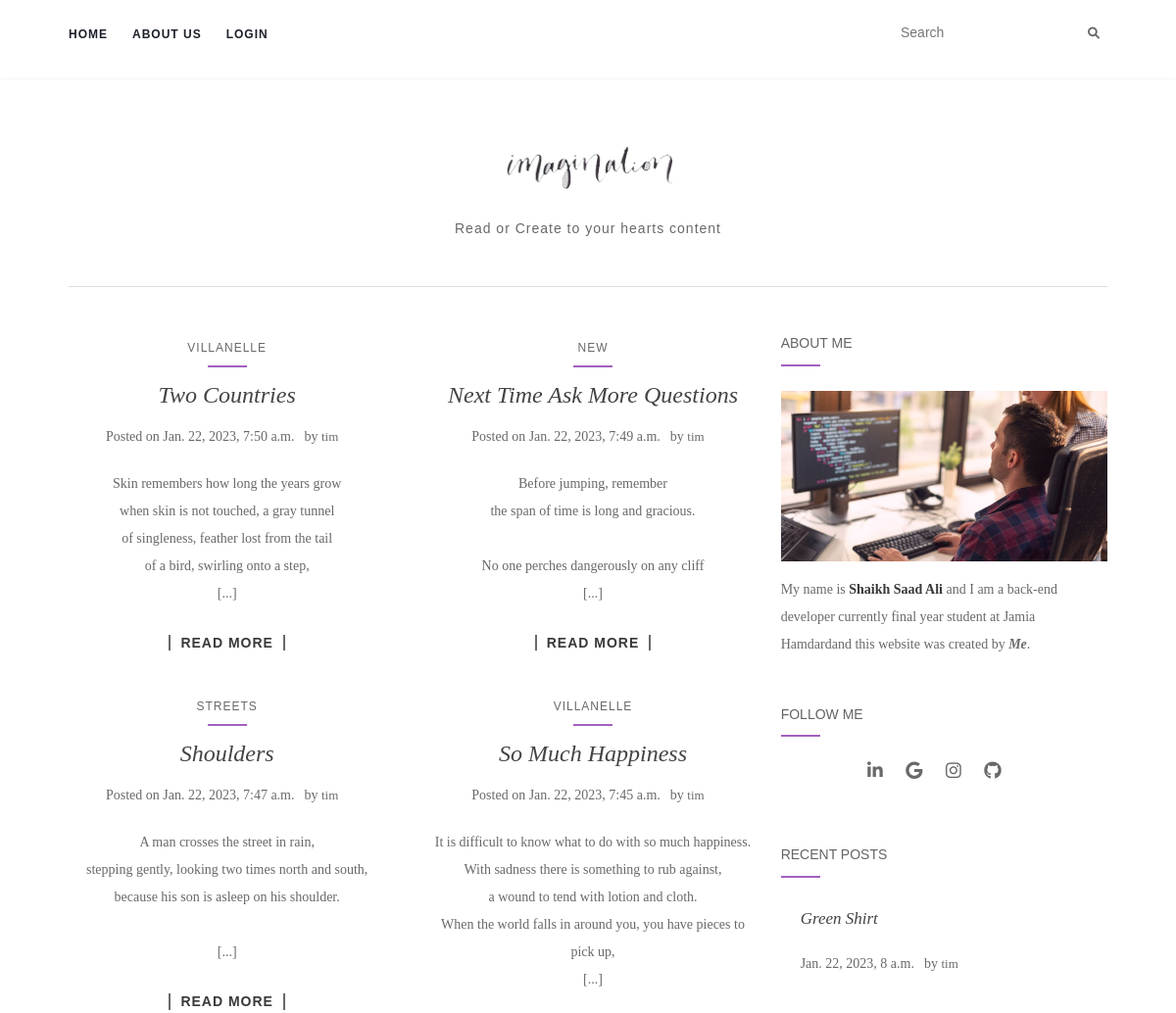
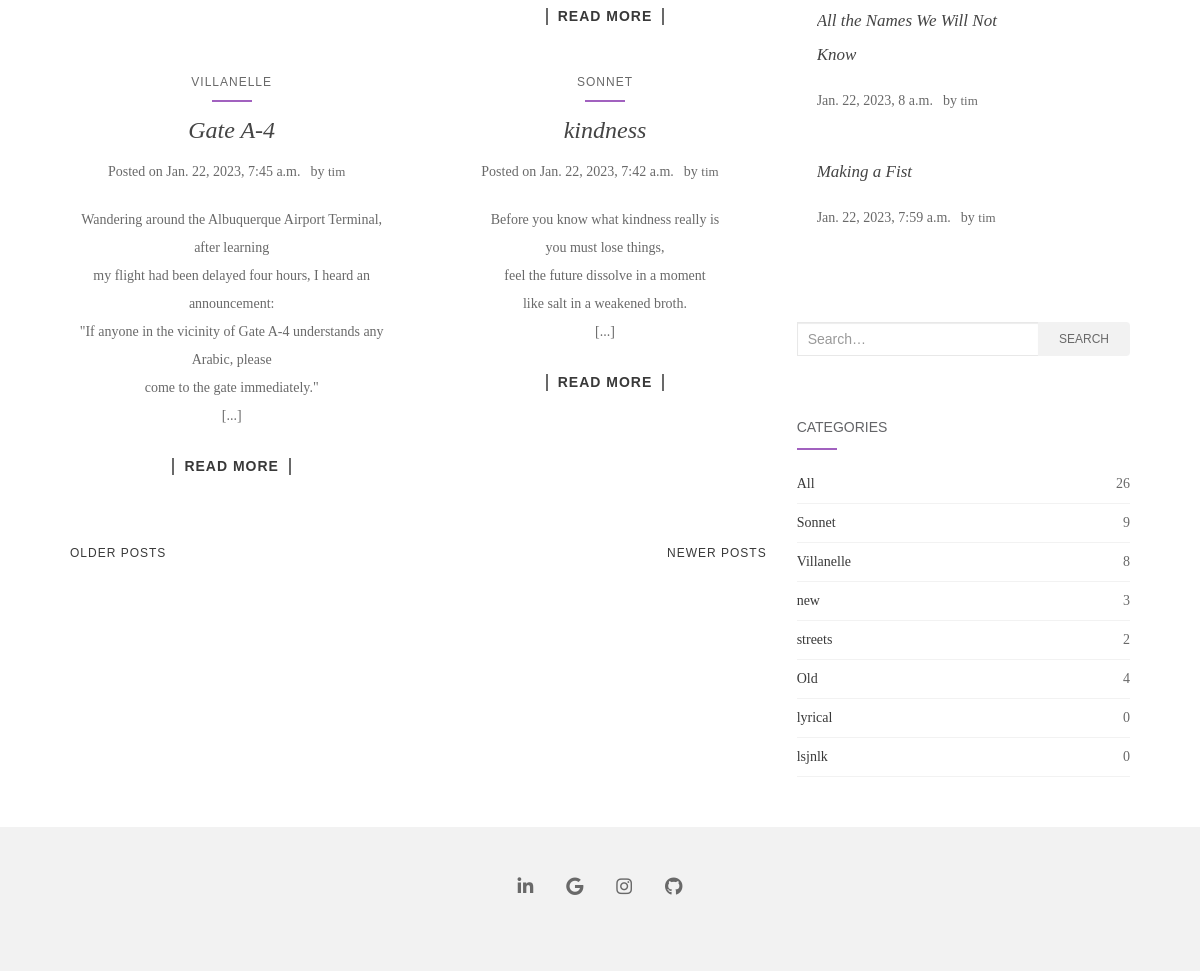
Screenshot of /?page=2 with the database file from the repository (2 pictures, top to bottom).
### base/models.py (models this page shows)
class poetry(models.Model):
    Author = models.ForeignKey(User, on_delete=models.SET_NULL, null=True)
    category = models.ForeignKey(
        category, on_delete=models.SET_NULL, null=True)
    name = models.CharField(max_length=200)
    content = models.TextField(null=True, blank=True)
    updated = models.DateField(auto_now=True)
    created = models.DateTimeField(auto_now_add=True)
    class Meta:
        ordering = ['-updated', '-created']
    def __str__(self):
        l = self.content.split('\n')
        res = '\n'.join(l[:4])
        return res

class category(models.Model):
    name = models.CharField(max_length=200)
    def __str__(self):
        return self.name

### base/views.py (the view)
# urls.py: 2. Add a URL to urlpatterns:  path('', views.home, name='home')
def home(request):
    q = request.GET.get('q') if request.GET.get('q') != None else ''
    all_ = poetry.objects.all()
    count = all_.count()
    Poetry = poetry.objects.filter(
        Q(category__name__icontains=q) |
        Q(name__icontains=q) |
        Q(Author__username__icontains=q)
    )
    p = Paginator(Poetry, 6)
    recent_p = all_[:3]
    page_number = request.GET.get(
        'page') if request.GET.get('page') != None else '1'
    try:
        page_obj = p.get_page(page_number)
    except PageNotAnInteger:
        page_number = '1'
        page_obj = p.page(1)
    except EmptyPage:
        page_number = p.num_pages
        page_obj = p.page(p.num_pages)
    if page_number == '1':
        poem_count = Poetry.count()
        categorys = category.objects.all()
        context = {'Poetry': Poetry, 'categorys': categorys, 'poem_count': poem_count,
                   'count': count, 'page_obj': page_obj, 'recent_p': recent_p}
        return render(request, 'base/index.html', context)
    else:
        poem_count = Poetry.count()
        categorys = category.objects.all()
        context = {'Poetry': Poetry, 'categorys': categorys, 'poem_count': poem_count,
                   'count': count, 'page_obj': page_obj, 'recent_p': recent_p}
        return render(request, 'base/sec_index.html', context)

### base/templates/base/sec_index.html (shortened to what this page needs)
{% extends 'main.html' %}
{% block content %}
<body class="home blog wp-custom-logo has-sidebar-right half-posts elementor-default elementor-kit-2114">
    {% include 'navbar.html' %}
    <div id="content" class="site-content">
        <div class="container main-content-area">
            <div class="row">
                <div class="main-content-inner col-sm-12 col-md-8 side-right">
                    <div id="primary" class="content-area">
                        <main id="main" class="site-main page-2" role="main">
                            <div class="article-container">
                                {% for Poem in page_obj %}
                                <article id="post-568"
                                    class="post-568 post type-post status-publish format-image has-post-thumbnail hentry category-post-formats tag-image tag-post-formats post_format-post-format-image">
                                    <div class="blog-item-wrap">
                                        <div class="post-inner-content">
                                            <header class="entry-header page-header">
                                                <ul class="single-category">
                                                    <li class="cat-item cat-item-38"><a
                                                            href="{% url 'category' %}?q={{poem.category}}">{{Poem.category}}</a>
                                                    </li>
                                                </ul>
                                                <h2 class="entry-title"><a href="{% url 'poem' Poem.id %}"
                                                        rel="bookmark">{{Poem.name}}</a></h2>
                                                <div class="entry-meta">
                                                    <span class="posted-on">Posted on <time class="entry-date published"
                                                            datetime="2015-08-06T08:09:39+00:00">{{Poem.created}}</time></a></span>by
                                                    <span class="author vcard"><a class="url fn n"
                                                            href="{% url 'author' %}?q={{Poem.Author}}">{{Poem.Author}}</a></span>
                                                </div>
                                            </header>
                                            <p>
                                                <center>{{Poem|linebreaksbr}} [...]<br><br>
                                                    <div style="    border-left: 2px solid #696969;
                                                            border-right: 2px solid #696969;
                                                            color: #696969;
                                                            font-family: 'Maven Pro', sans-serif;
                                                            font-weight: 700;
                                                            line-height: 1.2;
                                                            letter-spacing: 1px;
                                                            display: inline-block;
                                                            padding: 0 10px;
                                                            text-transform: uppercase;">
                                                        <a href="{% url 'poem' Poem.id %}" title="Poem">Read More</a>
                                                    </div>
                                                </center>
                                            </p>
                                        </div>
                                    </div>
                                </article>
                                {% endfor %}
                            </div>
                        </main>
                    </div>
                    <nav class="navigation paging-navigation" role="navigation">
                        <div class="nav-links">
                            <div class="nav-previous">
                                {%if page_obj.has_next %}<a href="?page={{page_obj.next_page_number}}">Older
                                    posts</a></div>
                            {% endif %}
                            {%if page_obj.has_previous %}
                            <div class="nav-next"><a href="?page={{page_obj.previous_page_number}}">Newer
                                    posts</a> </div>
                            {% endif %}
                        </div>
                    </nav>
                </div>
                {% include 'side.html' %}
            </div>
        </div>
    </div>
    {% endblock %}

### base/templates/side.html (shortened to what this page needs)
{% load static %}
<div id="secondary" class="widget-area col-sm-12 col-md-4" role="complementary">
    <div class="inner">
        <aside id="text-2" class="widget widget_text">
            <h3 class="widget-title">About Me</h3>
            <div class="textwidget">
                <p><img src="{% static 'assets/about.jpg' %}" alt="About Me"></p>
                <p>My name is <a href="{% url 'about' %}" taget="_blank"><strong>Shaikh Saad Ali</strong></a> and I am a
                    back-end developer currently final year student at Jamia Hamdardand this website was created by
                    <strong><em>Me</strong></em>.
                </p>
            </div>
        </aside>
        <aside id="activello-social-2" class="widget activello-social">
            <h3 class="widget-title">Follow Me</h3>
            <div class="social-icons sticky-sidebar-social">
                <nav id="social" class="social-icons">
                    <ul id="menu-social-items" class="social-menu">
                        <li id="menu-item-1739"
                            class="menu-item menu-item-type-custom menu-item-object-custom menu-item-1739">
                            <a href="https://www.linkedin.com/in/shaikhsaadali"><i
                                    class="fab fa-linkedin-in"><span>linkedin-in</span></i></a>
                        </li>
                        <li id="menu-item-1737"
                            class="menu-item menu-item-type-custom menu-item-object-custom menu-item-1737">
                            <a href="mailto:sk.saad3621@gmail.com"><i class="fab fa-google"><span>Gmail</span></i></a>
                        </li>
                        <li id="menu-item-1738"
                            class="menu-item menu-item-type-custom menu-item-object-custom menu-item-1738">
                            <a href="https://www.instagram.com/saady.aly/"><i
                                    class="fab fa-instagram"><span>Instagram</span></i></a>
                        </li>
                        <li id="menu-item-1739"
                            class="menu-item menu-item-type-custom menu-item-object-custom menu-item-1739">
                            <a href="https://github.com/SkSaadAli"><i class="fab fa-github"><span>Github</span></i></a>
                        </li>
                    </ul>
                </nav>
            </div>
        </aside>
        <aside id="activello_recent_posts-2" class="widget activello-recent-posts">
            <h3 class="widget-title">Recent Posts</h3>
            <div class="recent-posts-wrapper">
                {% for poem in recent_p %}
                <div class="post" style="
                    margin-left: 20px;">
                    <div class="entry-title" style="float: left;
                        display: block;
                        font-size: 17;
                        /* background-color: #DADADA; */
                        background-position: center center;
                        background-repeat: no-repeat;
                        overflow: hidden;
                        width: 200px;
                        ">
                        <a href="{% url 'poem' poem.id %}">{{poem.name}}</a>
                    </div><br>
                    <div class="entry-meta">
                        <span class="date">{{poem.created}}</span>by <a class="url fn n"
                            href="{% url 'author' %}?q={{poem.Author}}">{{poem.Author}}</a>
                    </div>
                </div>
                {% endfor %}
            </div>
        </aside>
        <aside id="search-2" class="widget widget_search">
            <form role="search" method="get" class="form-search" action="{% url 'search' %}">
                <div class="input-group">
                    <input type="text" class="form-control search-query" placeholder="Search&hellip;" value="" name="q"
                        title="Search for:" />
                    <span class="input-group-btn">
                        <button type="submit" class="btn btn-default" name="submit" id="searchsubmit"
                            value="Search">Search</button>
                    </span>
                </div>
            </form>
        </aside>
        <aside id="activello-cats-2" class="widget activello-cats">
            <h3 class="widget-title">Categories</h3>
            <div class="cats-widget">
                <ul>
                    <li class="cat-item cat-item-38"><a href="{% url 'home' %}">
                            All</a> <span>{{count}}</span>
                    </li>
                    {% for category in categorys %}
                    <li class="cat-item cat-item-38"><a href="{% url 'category' %}?q={{category}}">
                            {{category}}</a> <span>{{category.poetry_set.all.count}}</span>
                    </li>
                    {% endfor %}
                </ul>
            </div>
        </aside>
    </div>
</div>

### base/templates/main.html (style rules this page uses)
#social li { display: inline-block; }
#social li, #social ul { border: 0 !important; list-style: none; padding-left: 0; text-align: center; }

### rows the page displays
poetry: category "VILLANELLE", name "Two Countries", created "Jan. 22, 2023, 7:50 a.m.", Author "tim", content "Skin remembers how long the years grow when skin is not touched, a gray tunnel of singleness, feather lost from the tail of a bird, swirling onto a step,"
poetry: category "NEW", name "Next Time Ask More Questions", created "Jan. 22, 2023, 7:49 a.m.", Author "tim", content "Before jumping, remember the span of time is long and gracious. No one perches dangerously on any cliff"
poetry: category "STREETS", name "Shoulders", created "Jan. 22, 2023, 7:47 a.m.", Author "tim", content "A man crosses the street in rain, stepping gently, looking two times north and south, because his son is asleep on his shoulder."
poetry: category "VILLANELLE", name "So Much Happiness", created "Jan. 22, 2023, 7:45 a.m.", Author "tim", content "It is difficult to know what to do with so much happiness. With sadness there is something to rub against, a wound to tend with lotion and cloth. When the world falls in around you, you have pieces to pick up,"
poetry: category "VILLANELLE", name "Gate A-4", created "Jan. 22, 2023, 7:45 a.m.", Author "tim", content "Wandering around the Albuquerque Airport Terminal, after learning my flight had been delayed four hours, I heard an announcement: \"If anyone in the vicinity of Gate A-4 understands any Arabic, please come to the gate immediately.\""
poetry: category "SONNET", name "kindness", created "Jan. 22, 2023, 7:42 a.m.", Author "tim", content "Before you know what kindness really is you must lose things, feel the future dissolve in a moment like salt in a weakened broth."
poetry: name "Green Shirt", created "Jan. 22, 2023, 8 a.m.", Author "tim"
poetry: name "All the Names We Will Not Know", created "Jan. 22, 2023, 8 a.m.", Author "tim"
poetry: name "Making a Fist", created "Jan. 22, 2023, 7:59 a.m.", Author "tim"
category: name "Sonnet", poetry_set.all.count "9"
category: name "Villanelle", poetry_set.all.count "8"
category: name "new", poetry_set.all.count "3"
category: name "streets", poetry_set.all.count "2"
category: name "Old", poetry_set.all.count "4"
category: name "lyrical", poetry_set.all.count "0"
category: name "lsjnlk", poetry_set.all.count "0"

### other values shown
{{ count }} "26"
